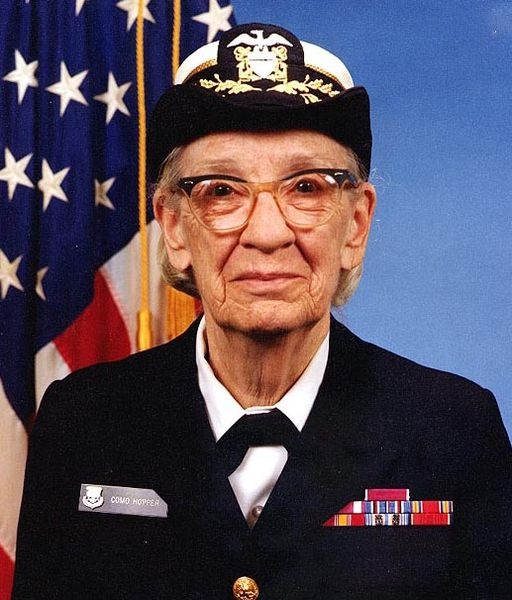
#> input picture data/registered_faces/RES-001_dr._grace_hopper.jpg, 512 x 600 px; its folder holds only this picture in this run
$ python -i face_pipeline.py   (imports and definitions only)   (older library calls are emulated)
#> lines starting #> are read from the running program, lines starting #| are printed output that depends on the picture
"""
Face Detection & 128-Dimensional Face Encoding Pipeline.
Pure OpenCV and NumPy implementation designed for high accuracy,
zero dependency issues, and compatibility with Python 3.13 on Windows.
"""

import os
import cv2
import numpy as np
from typing import Tuple, List, Optional, Union

# Load pre-trained OpenCV Haar Cascade for Frontal Face Detection
CASCADE_PATH = os.path.join(cv2.data.haarcascades, "haarcascade_frontalface_default.xml")
# [2 lines not run here, left out]

face_cascade = cv2.CascadeClassifier(CASCADE_PATH)


def detect_faces(
    image: np.ndarray,
    scale_factor: float = 1.1,
    min_neighbors: int = 5,
    min_size: Tuple[int, int] = (40, 40),
) -> List[Tuple[int, int, int, int]]:
    """
    Detects faces in an image using OpenCV Haar Cascades.
    """
    if image is None or image.size == 0:
        return []

    if len(image.shape) == 3:
        gray = cv2.cvtColor(image, cv2.COLOR_BGR2GRAY)
    else:
        gray = image

    gray = cv2.equalizeHist(gray)

    faces = face_cascade.detectMultiScale(
        gray,
        scaleFactor=scale_factor,
        minNeighbors=min_neighbors,
        minSize=min_size,
        flags=cv2.CASCADE_SCALE_IMAGE,
    )

    return [tuple(map(int, bbox)) for bbox in faces]


def extract_face_roi(image: np.ndarray, bbox: Tuple[int, int, int, int]) -> np.ndarray:
    """
    Extracts face Region of Interest (ROI) with standard anatomical margin.
    Guarantees consistent cropping between registration and live recognition.
    """
    x, y, w, h = bbox
    margin = int(0.08 * min(w, h))
    x_start = max(0, x - margin)
    y_start = max(0, y - margin)
    x_end = min(image.shape[1], x + w + margin)
    y_end = min(image.shape[0], y + h + margin)
    return image[y_start:y_end, x_start:x_end]


def generate_face_encoding(face_roi: np.ndarray) -> np.ndarray:
    """
    Generates a 128-dimensional feature encoding vector from a face ROI.
    """
    if face_roi is None or face_roi.size == 0:
        raise ValueError("Invalid face ROI provided.")

    if len(face_roi.shape) == 3:
        gray = cv2.cvtColor(face_roi, cv2.COLOR_BGR2GRAY)
    else:
        gray = face_roi.copy()

    # Step 1: Canonical Resize
    gray = cv2.resize(gray, (100, 100), interpolation=cv2.INTER_AREA)

    # Step 2: Illumination Normalization via CLAHE
    clahe = cv2.createCLAHE(clipLimit=2.0, tileGridSize=(8, 8))
    norm = clahe.apply(gray)

    # Step 3: Compute Spatial Gradients (Sobel)
    gx = cv2.Sobel(norm, cv2.CV_32F, 1, 0, ksize=3)
    gy = cv2.Sobel(norm, cv2.CV_32F, 0, 1, ksize=3)
    magnitude, angle = cv2.cartToPolar(gx, gy, angleInDegrees=True)

    # 8 orientation bins across 360 degrees (45 degrees per bin)
    bin_width = 45.0
    bins = (angle / bin_width).astype(int) % 8

    # Step 4: Extract 16 cells (4x4 grid) x 8 bins = 128 features
    encoding_list = []
    cell_h, cell_w = 25, 25

    for r in range(4):
        for c in range(4):
            cell_mag = magnitude[r * cell_h : (r + 1) * cell_h, c * cell_w : (c + 1) * cell_w]
            cell_bins = bins[r * cell_h : (r + 1) * cell_h, c * cell_w : (c + 1) * cell_w]

            hist = np.zeros(8, dtype=np.float32)
            for b in range(8):
                hist[b] = np.sum(cell_mag[cell_bins == b])

            local_norm = np.linalg.norm(hist) + 1e-6
            hist /= local_norm
            encoding_list.extend(hist)

    vector = np.array(encoding_list, dtype=np.float32)

    # Step 5: Global L2 Unit Vector Normalization
    global_norm = np.linalg.norm(vector)
    if global_norm > 0:
        vector /= global_norm

    return vector


def calculate_face_distance(encoding1: np.ndarray, encoding2: np.ndarray) -> float:
    """
    Calculates Euclidean distance between two 128-dimensional face encodings.
    """
    if encoding1 is None or encoding2 is None:
        raise ValueError("Encodings cannot be None.")
    return float(np.linalg.norm(encoding1 - encoding2))


def validate_photograph(
    image_input: Union[str, np.ndarray],
    strict_single_face: bool = True,
) -> Tuple[bool, str, Optional[np.ndarray], Optional[Tuple[int, int, int, int]]]:
    """
    Validates a photograph for resident registration.
    """
#> called with strict_single_face = True
    if isinstance(image_input, str):
        if not os.path.exists(image_input):
            return False, f"File does not exist: {image_input}", None, None
        img = cv2.imread(image_input)
#> img is the input picture: shape (600, 512, 3); mean B, G, R 86.4, 72.4, 82.4
        if img is None:
            return False, f"Could not read image file: {image_input}", None, None
    elif isinstance(image_input, np.ndarray):
        img = image_input
    else:
        return False, "Unsupported image input type.", None, None

    if img.size == 0 or img.shape[0] < 50 or img.shape[1] < 50:
        return False, "Image resolution is too low.", None, None

    faces = detect_faces(img)
#> in detect_faces, `gray = cv2.equalizeHist(gray)`:
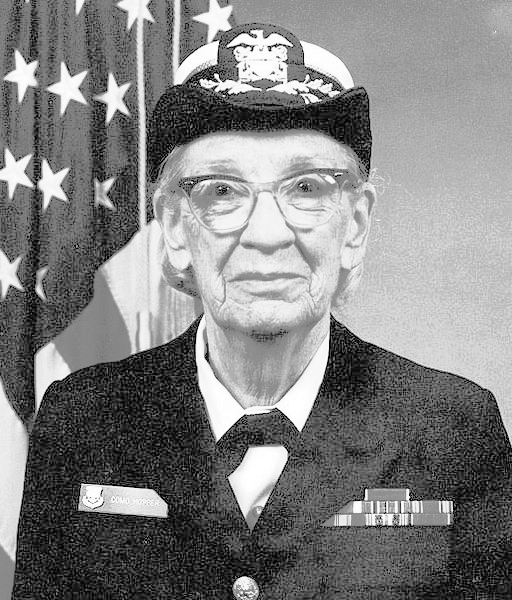
#> gray: shape (600, 512); min 0, max 255, mean 129
#> in detect_faces, `faces = face_cascade.detectMultiScale( gray, scaleFactor=scale_factor,..`: faces = [[151, 102, 228, 228]]
#> faces = [(151, 102, 228, 228)]

    if len(faces) == 0:
        return False, "Validation Failed: No face detected in the photograph. Ensure clear lighting.", None, None

    if strict_single_face and len(faces) > 1:
        return (
            False,
            f"Validation Failed: Multiple faces ({len(faces)}) detected. Registration requires exactly one face.",
            None,
            None,
        )

    largest_face = max(faces, key=lambda b: b[2] * b[3])
#> largest_face = (151, 102, 228, 228)
    face_roi = extract_face_roi(img, largest_face)
#> in extract_face_roi, `x, y, w, h = bbox`: x = 151; y = 102; w = 228
#> in extract_face_roi, `margin = int(0.08 * min(w, h))`: margin = 18
#> in extract_face_roi, `x_start = max(0, x - margin)`: x_start = 133
#> in extract_face_roi, `y_start = max(0, y - margin)`: y_start = 84
#> in extract_face_roi, `x_end = min(image.shape[1], x + w + margin)`: x_end = 397
#> in extract_face_roi, `y_end = min(image.shape[0], y + h + margin)`: y_end = 348
#> in extract_face_roi, `return image[y_start:y_end, x_start:x_end]`:
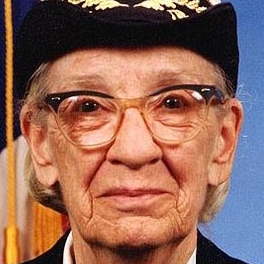
#> returned value: shape (264, 264, 3); mean of channels 0, 1, 2 88, 101.8, 144.9; drawn as B, G, R
    encoding = generate_face_encoding(face_roi)
#> in generate_face_encoding, `gray = cv2.resize(gray, (100, 100), interpolation=cv2.INTER_AREA)`:
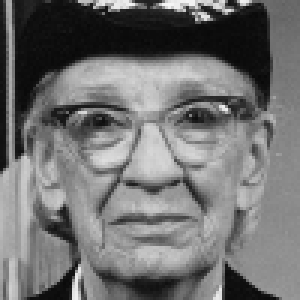
#> gray: shape (100, 100) (shown 3 times larger); min 8, max 246, mean 113.1
#> in generate_face_encoding, `norm = clahe.apply(gray)`:
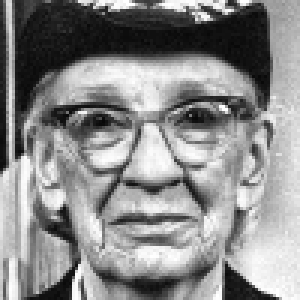
#> norm: shape (100, 100) (shown 3 times larger); min 7, max 255, mean 138.7
#> in generate_face_encoding, `gy = cv2.Sobel(norm, cv2.CV_32F, 0, 1, ksize=3)`:
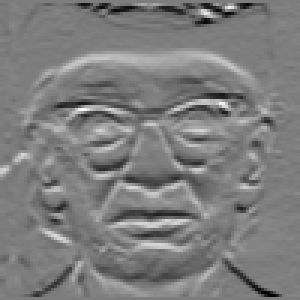
#> gy: shape (100, 100) float32 (shown 3 times larger); min -878, max 900, mean -2.5; drawn with min black and max white
#> in generate_face_encoding, `magnitude, angle = cv2.cartToPolar(gx, gy, angleInDegrees=True)`:
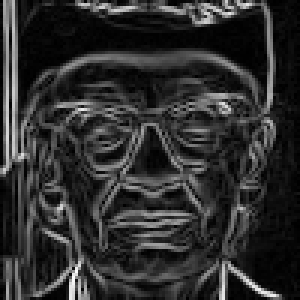
#> magnitude: shape (100, 100) float32 (shown 3 times larger); min 0, max 998, mean 184; drawn with min black and max white
#> in generate_face_encoding, `bins = (angle / bin_width).astype(int) % 8`:
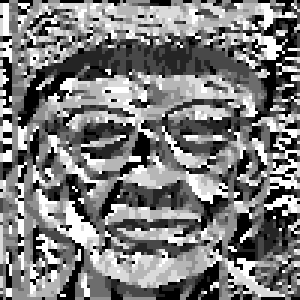
#> bins: shape (100, 100) int64 (shown 3 times larger); min 0, max 7, mean 3.4; drawn with min black and max white
#> after the loop in generate_face_encoding, `for r in range(4):`: encoding_list = 128 values, max 0.829 at index 126, min 0.014 at index 97, mean 0.306
#> in generate_face_encoding, `vector = np.array(encoding_list, dtype=np.float32)`: vector has the same summary as encoding_list
#> in generate_face_encoding, `global_norm = np.linalg.norm(vector)`: global_norm = 4
#> in generate_face_encoding, `vector /= global_norm`: vector = 128 values, max 0.207 at index 126, min 0.0035 at index 97, mean 0.0766
#> encoding has the same summary as vector in generate_face_encoding

    return True, "Photograph validated successfully.", encoding, largest_face

>>> result = validate_photograph('../data/registered_faces/RES-001_dr._grace_hopper.jpg')
